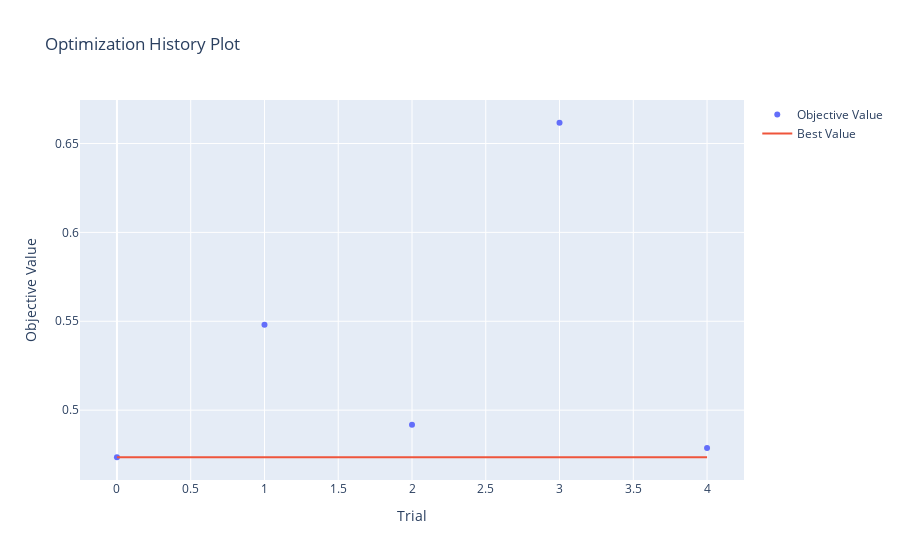

This figure's notebook cell:
### Code cell
from optuna.visualization import (
    plot_optimization_history,
    plot_param_importances,
    plot_parallel_coordinate,
    plot_slice
)

# Optimization History
plot_optimization_history(study).show()

### Figure 1 — Plotly figure (JSON) as saved in the notebook; plotly's stock layout.template omitted (floating-point values rounded to 4 significant figures)
{"data": [{"mode": "markers", "name": "Objective Value", "type": "scatter", "x": [0, 1, 2, 3, 4], "y": [0.4735, 0.5481, 0.4918, 0.6617, 0.4787]}, {"mode": "lines", "name": "Best Value", "type": "scatter", "x": [0, 1, 2, 3, 4], "y": [0.4735, 0.4735, 0.4735, 0.4735, 0.4735]}, {"marker": {"color": "#cccccc"}, "mode": "markers", "name": "Infeasible Trial", "showlegend": false, "type": "scatter", "x": [], "y": []}], "layout": {"title": {"text": "Optimization History Plot"}, "xaxis": {"title": {"text": "Trial"}}, "yaxis": {"title": {"text": "Objective Value"}}}}
